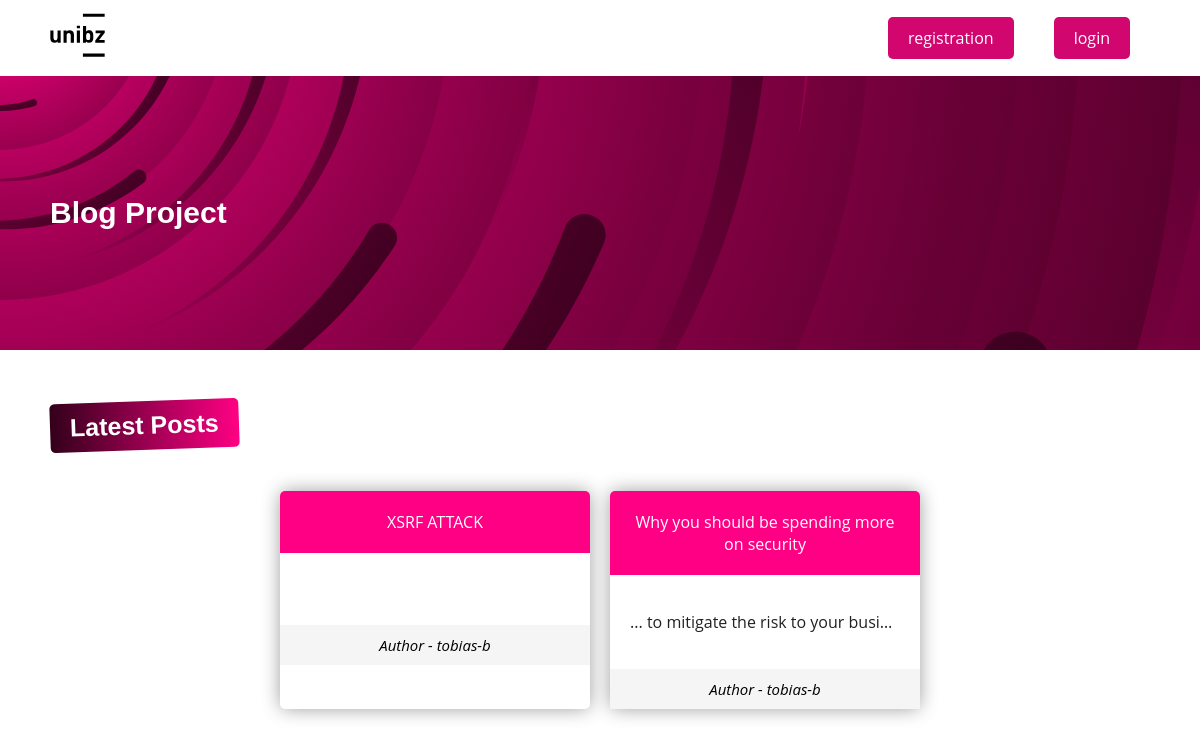
The page / on the database its author committed.
### tables this page shows
CREATE TABLE `post` (
  `id` bigint(20) NOT NULL,
  `username` varchar(100) NOT NULL,
  `title` varchar(200) NOT NULL,
  `content` longtext NOT NULL
);

### auth.php (called while the page is built, shortened)
<?php
$dsn = 'mysql:host=localhost;dbname=blog';
$user = 'root';
$pwd = 'root';
$PDO = new PDO ($dsn, $user, $pwd);
function getPosts() {
    global $PDO;
    $sql = 'SELECT * FROM post ORDER BY id DESC';
    $stmt = $PDO->prepare($sql);
    $stmt->execute();
    return $stmt->fetchAll();
}

### home/show-home.php (the view)
<?php
require 'components/header.php';
$postQuery = getPosts();
?>
<div id="home-page-banner-main">
    <h1>Blog Project</h1>
</div>
<div id="home-page-latest-posts">
    <h2>Latest Posts</h2>
    <?php if ( empty($postQuery) ) : ?>
        <h4>no posts found</h4>
    <?php else: ?>
    <div id="dahboard-list-of-posts">
    <?php foreach ($postQuery as $singleRow) : ?>
        <div class="single-post">
            <a href="/?page=post&id=<?php echo $singleRow['id']; ?>">
                <div class="single-post-title">
                    <?php echo $singleRow['title']; ?>
                </div>
                <div class="single-post-content">
                    <p><?php echo $singleRow['content']; ?></p>
                </div>
                <div class="single-post-author">
                    Author - <?php echo $singleRow['username']; ?>
                </div>
            </a>
        </div>
    <?php endforeach; ?>
    </div>
    <?php endif; ?>
</div>
</body>

### main.css (style rules this page uses)
h1, h2, h3, h4, h5, h6 { font-family: 'Nunito', sans-serif !important; color: #202124; }
body { margin:0px }
h1 { font-size:30px }
h2 { font-size: 25px; }
p, span, div { font-family: 'Open Sans', sans-serif; font-size:16px ; color: #202124; }
#home-page-banner-main { padding:100px 50px; background-color: #33001b; background-attachment: fixed; background-size: cover; }
#home-page-banner-main h1 { color:white }
#home-page-latest-posts { padding: 30px 50px; }
#home-page-latest-posts h2 { transform: rotate(-2deg); display: inline-block; padding: 10px 20px; background: #ff0084; background: -webkit-linear-gradient(to right, #33001b, #ff0084); background: linear-gradient(to right, #33001b, #ff0084); color: white; border-radius: 5px; }
#dahboard-list-of-posts { display: flex; flex-wrap: wrap; justify-content: center; }
.single-post { width: calc(30% - 20px); border-radius: 5px ; margin: 20px 10px; -webkit-box-shadow: 0 0 19px -1px #969696; -moz-box-shadow: 0 0 19px -1px #969696; box-shadow: 0 0 19px -1px #969696; }
.single-post a { text-decoration: none; }
.single-post-title { text-align: center; color: white; background: #ff0084; padding: 20px; border-radius: 5px 5px 0px 0px; }
.single-post-content { padding: 20px; }
.single-post p { overflow: hidden; text-align: center; white-space: nowrap; text-overflow: ellipsis; }
.single-post-author { text-align: center; padding: 10px; background: whitesmoke; color: black; font-size: 15px; font-style: italic; }

### rows shown on the page
post: title "XSRF ATTACK", username "tobias-b"
post: title "Why you should be spending more on security", content "... to mitigate the risk to your busi…", username "tobias-b"
